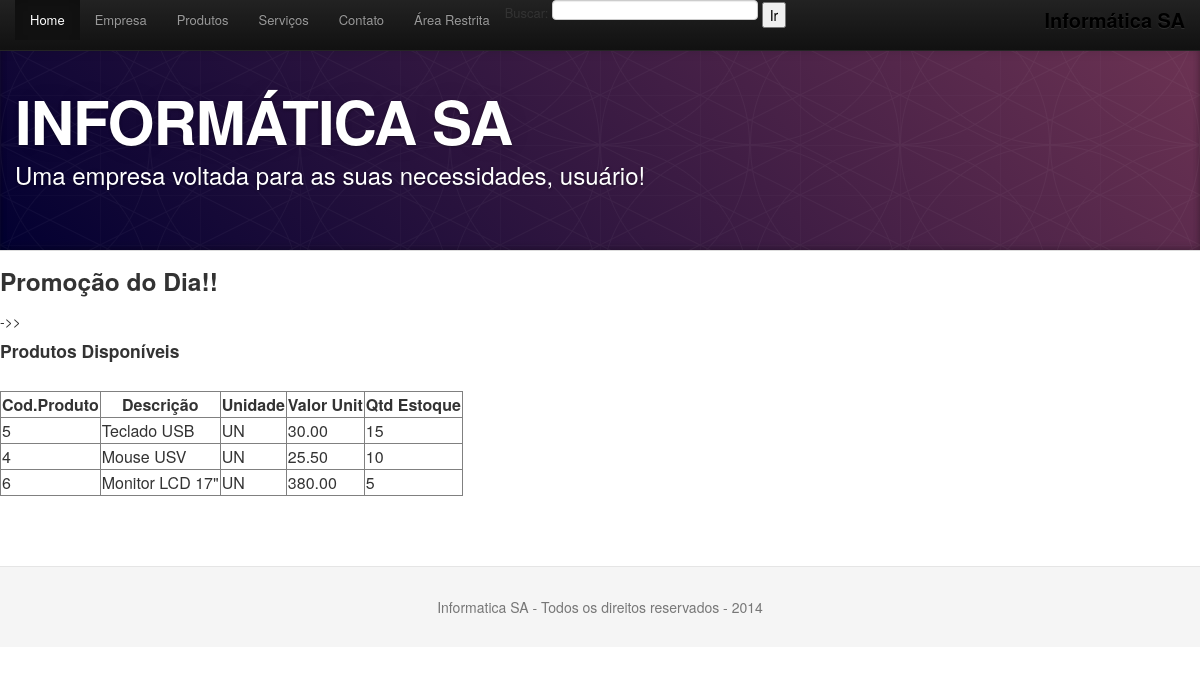
Before: /produtos.php with the older database file.
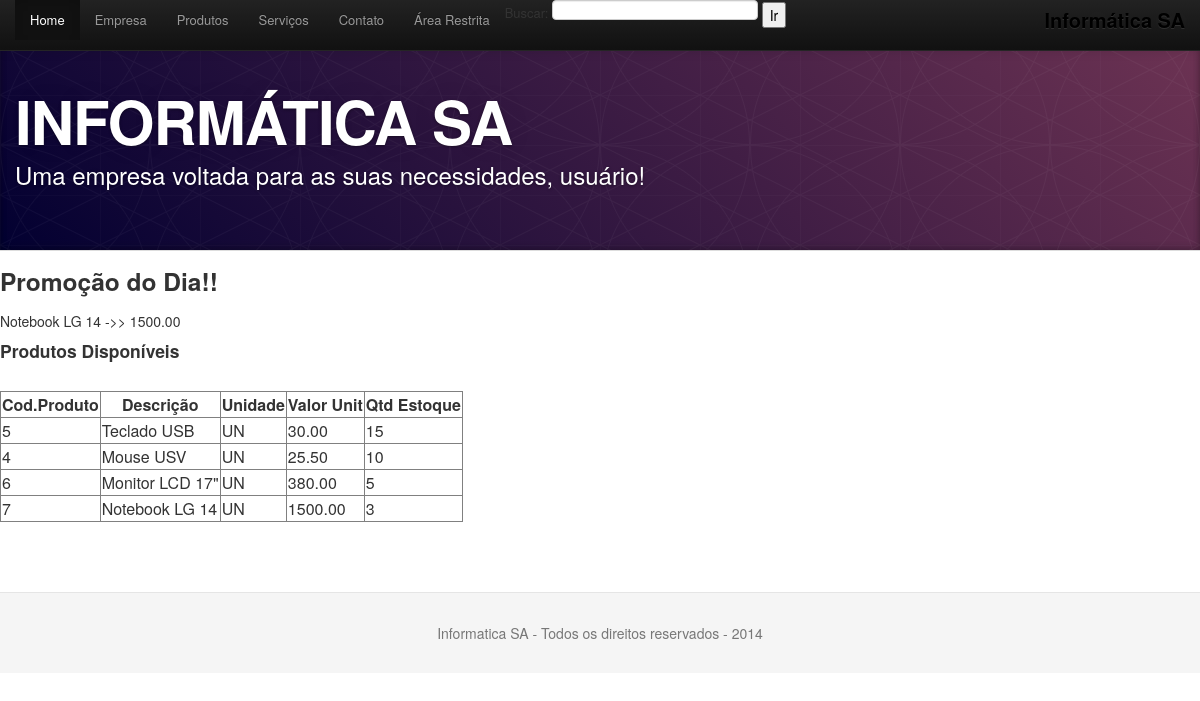
After: the same page with the newer database file.
### tables this page shows
CREATE TABLE `produtos` (
  `idprodutos` int(11) NOT NULL AUTO_INCREMENT,
  `descricao` varchar(50) DEFAULT NULL,
  `unidade` varchar(3) DEFAULT NULL,
  `valor_unit` decimal(9,2) DEFAULT NULL,
  `qtd_estoque` int(11) DEFAULT NULL,
  PRIMARY KEY (`idprodutos`)
);

### produtos.php (the view, shortened to what this page needs)
<?php require_once("header.php"); ?>
<?php require_once("menu.php"); ?>
<?php require_once ("conexao.php"); ?>
<?php
$sql = "select * from produtos order by qtd_estoque desc";
$stmt = $conexao->prepare($sql);
$stmt->execute();
$produtos = $stmt->fetchAll(PDO::FETCH_ASSOC);
$valor=1500;
$sql_promocao="select descricao,valor_unit from produtos where valor_unit = :valor";
$stmt_pro = $conexao->prepare($sql_promocao);
$stmt_pro->bindValue("valor",$valor);
$stmt_pro->execute();
$promoção = $stmt_pro->fetch(PDO::FETCH_ASSOC);
?>
<h3>Promoção do Dia!!</h3>
<?php
  echo $promoção['descricao']." ->> ".$promoção['valor_unit']."<br>";
?>
<h4>Produtos Disponíveis</h4>
<br>
<?php
echo "<table border='1'>
<tr>
<th>Cod.Produto</th>
<th>Descrição</th>
<th>Unidade</th>
<th>Valor Unit</th>
<th>Qtd Estoque</th>
</tr>";
foreach ($produtos as $produto){
  echo "<tr>";
  echo "<td>" . $produto['idprodutos'] . "</td>";
  echo "<td>" . $produto['descricao'] . "</td>";
  echo "<td>" . $produto['unidade'] . "</td>";
  echo "<td>" . $produto['valor_unit'] . "</td>";
  echo "<td>" . $produto['qtd_estoque'] . "</td>";
  echo "</tr>";
}
echo "</table>";
?>
<?php require_once("footer.php"); ?>

Changed rows visible on the page:
added produtos: descricao "Notebook LG 14", valor_unit "1500.00", idprodutos "7", unidade "UN", qtd_estoque "3"
